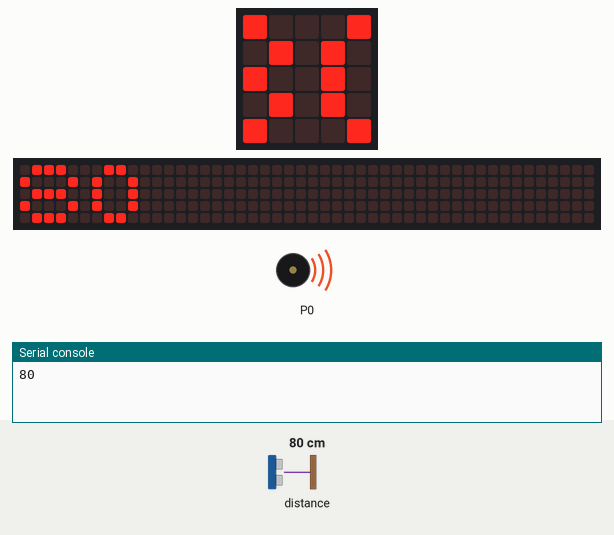
Recording of a program running on a simulated BBC micro:bit (MakeCode). On the bench: the board's 5×5 LED display, a strip that is not on the board, showing the scrolling text unrolled, buzzer (waves = sounding), the last lines printed to the serial console. The inputs (shaded band) are chosen by the test bench; at power-on: distance to the obstacle 80 cm. The 48×5 strip is a reading aid, not a part: it shows the text the display is scrolling, unrolled, one strip-width of it at a time.

Above: at 1.28 s.
1.3 s: distance to the obstacle set to 2 cm
At 3.6 s:
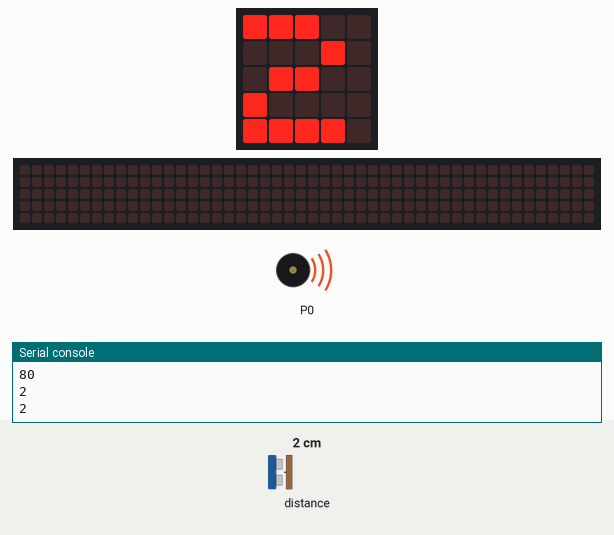
4.6 s: distance to the obstacle set to 18 cm
At 6.47 s:
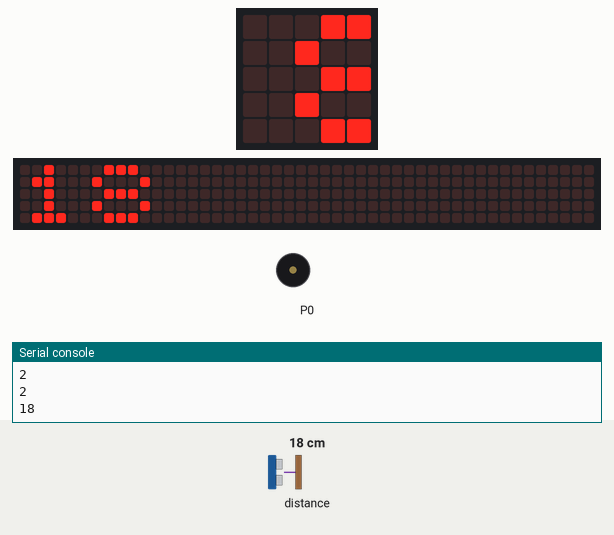
6.5 s: distance to the obstacle set to 4 cm
At 8.07 s:
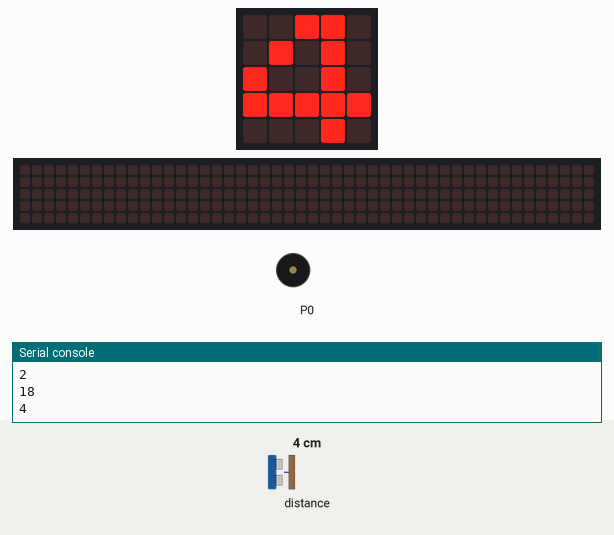
Timing chart, 0 to 15.2 s (numbered marks = the images above; inputs shaded):
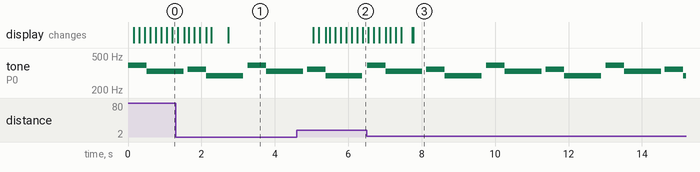

The program:

main.ts
```typescript
music.setVolume(255)
basic.forever(function () {
    serial.writeLine("" + (sonar.ping(
    DigitalPin.P1,
    DigitalPin.P2,
    PingUnit.Centimeters
    )))
    basic.showNumber(sonar.ping(
    DigitalPin.P1,
    DigitalPin.P2,
    PingUnit.Centimeters
    ))
})
basic.forever(function () {
    music.playTone(392, music.beat(BeatFraction.Whole))
    music.playTone(330, music.beat(BeatFraction.Whole))
    music.playTone(330, music.beat(BeatFraction.Whole))
    basic.pause(100)
    music.playTone(349, music.beat(BeatFraction.Whole))
    music.playTone(294, music.beat(BeatFraction.Whole))
    music.playTone(294, music.beat(BeatFraction.Whole))
    basic.pause(100)
})
```

test.ts
```typescript
// 在這裡測試；當此封包作為擴充功能時，將不會編譯此內容。
```

Measured:
- after the input at 1.3 s, the display: first differs from a run without the input after 1.4 s (image 1)
- after the input at 4.6 s, the display: first changes after 0.45 s (image 2 shows a later state)
- by itself, tone on P0: repeats every 3.3 s: 330 Hz 1.0 s, silent 0.11 s, 349 Hz 0.51 s, 294 Hz 1.0 s, silent 0.13 s, 392 Hz 0.51 s
